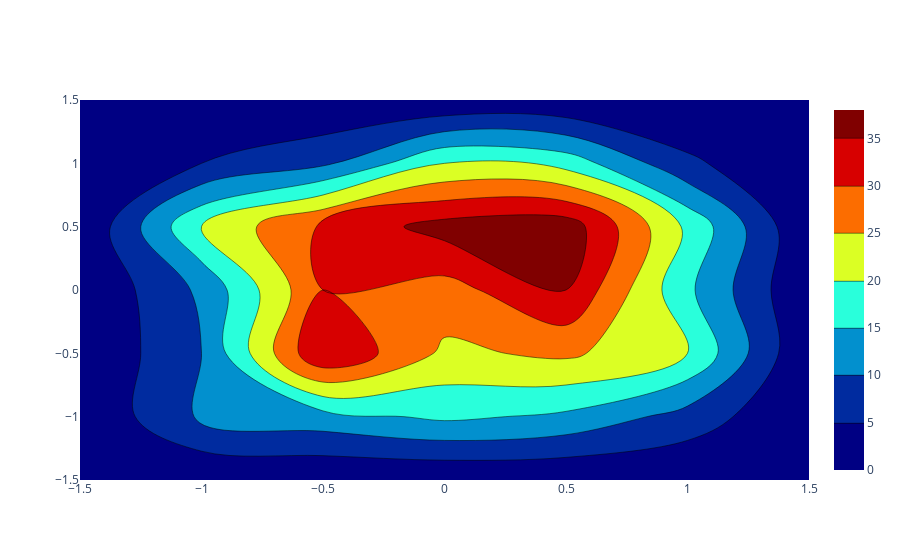

Notebook source saved alongside this figure:
### Markdown cell above
## 2D Histogram Contour Styled

### Code cell
import plotly.graph_objects as go

import numpy as np

x = np.random.uniform(-1, 1, size=500)
y = np.random.uniform(-1, 1, size=500)
z = np.random.uniform(-10, 10, size=500)


fig = go.Figure(go.Histogram2dContour(
        x = x,
        y = y,
        z = z,

        colorscale = 'Jet',
        contours = dict(
            showlabels = False,
            labelfont = dict(
                family = 'Raleway',
                color = 'white'
            )
        ),
        hoverlabel = dict(
            bgcolor = 'white',
            bordercolor = 'black',
            font = dict(
                family = 'Raleway',
                color = 'black'
            )
        )

))

fig.show()

### Figure 1 — Plotly figure (JSON) as saved in the notebook; plotly's stock layout.template omitted (floating-point values rounded to 4 significant figures; data arrays with more than 128 entries replaced by an {"elided": "..."} marker saying what was removed)
{"data": [{"colorscale": [[0, "rgb(0,0,131)"], [0.2, "rgb(0,60,170)"], [0.4, "rgb(5,255,255)"], [0.6, "rgb(255,255,0)"], [0.8, "rgb(250,0,0)"], [1, "rgb(128,0,0)"]], "contours": {"labelfont": {"color": "white", "family": "Raleway"}, "showlabels": false}, "hoverlabel": {"bgcolor": "white", "bordercolor": "black", "font": {"color": "black", "family": "Raleway"}}, "type": "histogram2dcontour", "x": {"elided": "500 float values"}, "y": {"elided": "500 float values"}, "z": {"elided": "500 float values"}}], "layout": {}}
